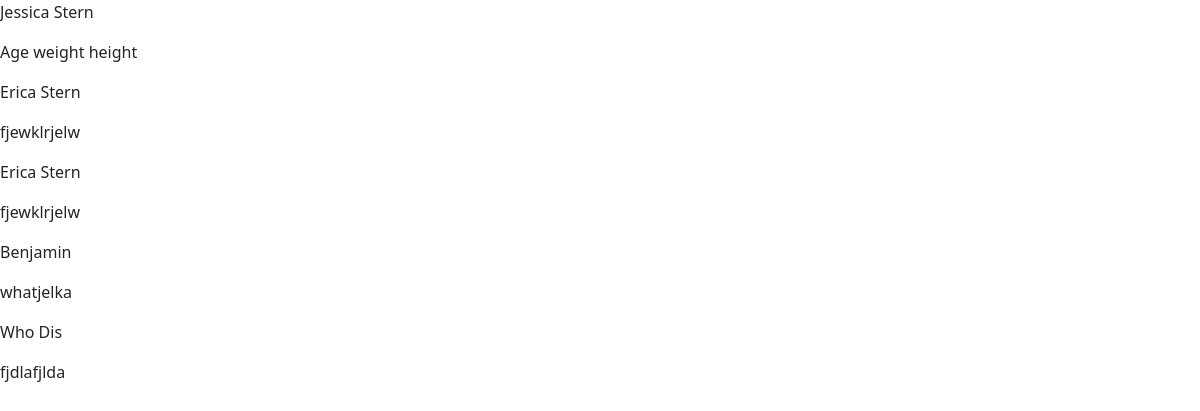
/article/all, run on the app's committed database.
### portfolio/models.py (models this page shows, shortened)
class Article(models.Model):
    title=models.CharField(max_length=45)
    body=models.TextField()
    created_at = models.DateTimeField(auto_now_add=True)
    updated_at = models.DateTimeField(auto_now=True)

### portfolio/views.py (the view)
# urls.py: path('article/all', views.all_articles),
def all_articles(request):
    context={
        'all_articles': Article.objects.all()
    }
    return render(request, 'all_articles.html', context)

### portfolio/templates/all_articles.html (shortened to what this page needs)
{% load static %}
<!DOCTYPE html>
<html lang="en">
<head>
    <link href="https://cdn.jsdelivr.net/npm/bootstrap@5.0.0-beta3/dist/css/bootstrap.min.css" rel="stylesheet"
>
    <link rel="stylesheet" href="https://cdn.jsdelivr.net/npm/bootstrap-icons@1.4.1/font/bootstrap-icons.css">
    <link rel="stylesheet" href="{% static 'css/styles.css' %}">
</head>
<body>
    {% for article in all_articles %}
        <p>{{article.title}}</p>
        <p>{{article.body}}</p>
    {% endfor %}
</body>
</html>

### portfolio/static/css/styles.css (style rules this page uses)
* { margin: 0; padding: 0; }

### data on the page
Article: title "Jessica Stern", body "Age weight height"
Article: title "Erica Stern", body "fjewklrjelw"
Article: title "Erica Stern", body "fjewklrjelw"
Article: title "Benjamin", body "whatjelka"
Article: title "Who Dis", body "fjdlafjlda"
